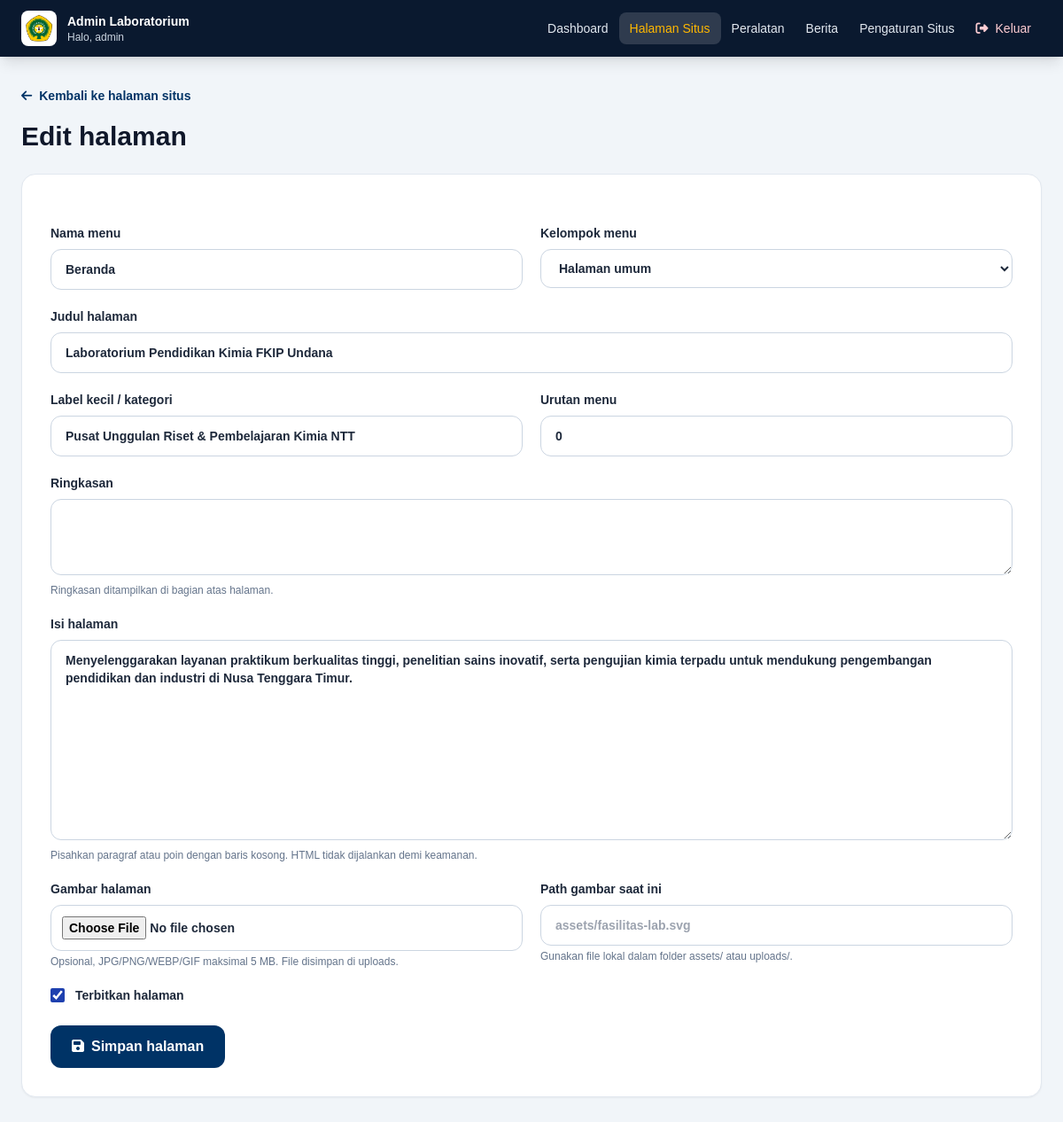
The app's page /admin/page-edit.php?slug=beranda (signed in) with its own data.
### tables this page shows
CREATE TABLE pages (
            id INTEGER PRIMARY KEY AUTOINCREMENT,
            slug TEXT NOT NULL UNIQUE,
            menu_label TEXT NOT NULL,
            nav_group TEXT NOT NULL DEFAULT "halaman",
            title TEXT NOT NULL,
            eyebrow TEXT NOT NULL DEFAULT "",
            intro TEXT NOT NULL DEFAULT "",
            body TEXT NOT NULL DEFAULT "",
            image_path TEXT NOT NULL DEFAULT "",
            published INTEGER NOT NULL DEFAULT 1,
            sort_order INTEGER NOT NULL DEFAULT 0,
            updated_at TEXT NOT NULL DEFAULT CURRENT_TIMESTAMP
        );

### app/bootstrap.php (called while the page is built, shortened)
<?php
function h($value)
{
    return htmlspecialchars((string) $value, ENT_QUOTES | ENT_SUBSTITUTE, 'UTF-8');
}

### admin/page-edit.php (the view, shortened to what this page needs)
<?php
require_once __DIR__ . '/bootstrap.php';
$slug = isset($_GET['slug']) && is_string($_GET['slug']) ? trim($_GET['slug']) : '';
$editing = $slug !== '';
$page = ['slug' => '', 'menu_label' => '', 'nav_group' => 'halaman', 'title' => '', 'eyebrow' => '', 'intro' => '', 'body' => '', 'image_path' => '', 'published' => 1, 'sort_order' => 20];
if ($editing) {
    $statement = $db->prepare('SELECT * FROM pages WHERE slug = ?');
    $statement->execute([$slug]);
    $page = $statement->fetch();
}
?>
<div class="mb-6"><a href="pages.php" class="text-sm font-bold text-undanaBlue hover:underline"><i class="fa-solid fa-arrow-left mr-2"></i>Kembali ke halaman situs</a><h1 class="mt-4 text-3xl font-extrabold text-slate-900"><?= $editing ? 'Edit halaman' : 'Tambah halaman' ?></h1></div>
<form method="post" enctype="multipart/form-data" class="space-y-6 rounded-2xl border border-slate-200 bg-white p-5 shadow-sm sm:p-8">
    <div class="grid gap-5 sm:grid-cols-2">
        <label class="block text-sm font-semibold">Nama menu<input name="menu_label" value="<?= h($page['menu_label']) ?>" class="mt-2 w-full rounded-xl border border-slate-300 px-4 py-3" required></label>
        <label class="block text-sm font-semibold">Kelompok menu<select name="nav_group" class="mt-2 w-full rounded-xl border border-slate-300 bg-white px-4 py-3"><option value="halaman" <?= $page['nav_group'] === 'halaman' ? 'selected' : '' ?>>Halaman umum</option></select></label>
        <label class="block text-sm font-semibold sm:col-span-2">Judul halaman<input name="title" value="<?= h($page['title']) ?>" class="mt-2 w-full rounded-xl border border-slate-300 px-4 py-3" required></label>
        <label class="block text-sm font-semibold">Label kecil / kategori<input name="eyebrow" value="<?= h($page['eyebrow']) ?>" class="mt-2 w-full rounded-xl border border-slate-300 px-4 py-3"></label>
        <label class="block text-sm font-semibold">Urutan menu<input type="number" min="0" name="sort_order" value="<?= (int) $page['sort_order'] ?>" class="mt-2 w-full rounded-xl border border-slate-300 px-4 py-3"></label>
        <label class="block text-sm font-semibold sm:col-span-2">Ringkasan<textarea name="intro" rows="3" class="mt-2 w-full rounded-xl border border-slate-300 px-4 py-3"><?= h(str_replace('|', "\n", $page['intro'])) ?></textarea><span class="mt-1 block text-xs font-normal text-slate-500">Ringkasan ditampilkan di bagian atas halaman.</span></label>
        <label class="block text-sm font-semibold sm:col-span-2">Isi halaman<textarea name="body" rows="10" class="mt-2 w-full rounded-xl border border-slate-300 px-4 py-3"><?= h(str_replace('|', "\n\n", $page['body'])) ?></textarea><span class="mt-1 block text-xs font-normal text-slate-500">Pisahkan paragraf atau poin dengan baris kosong. HTML tidak dijalankan demi keamanan.</span></label>
        <label class="block text-sm font-semibold">Gambar halaman<input type="file" name="image" accept="image/jpeg,image/png,image/webp,image/gif" class="mt-2 block w-full rounded-xl border border-slate-300 px-3 py-3 text-sm"><span class="mt-1 block text-xs font-normal text-slate-500">Opsional, JPG/PNG/WEBP/GIF maksimal 5 MB. File disimpan di uploads.</span></label>
        <label class="block text-sm font-semibold">Path gambar saat ini<input name="image_path" value="<?= h($page['image_path']) ?>" placeholder="assets/fasilitas-lab.svg" class="mt-2 w-full rounded-xl border border-slate-300 px-4 py-3"><span class="mt-1 block text-xs font-normal text-slate-500">Gunakan file lokal dalam folder assets/ atau uploads/.</span></label>
        <label class="flex items-center gap-3 text-sm font-semibold"><input type="checkbox" name="published" value="1" <?= $page['published'] ? 'checked' : '' ?> class="h-4 w-4 accent-blue-800">Terbitkan halaman</label>
    </div>
    <button class="rounded-xl bg-undanaBlue px-6 py-3 font-bold text-white hover:bg-blue-900"><i class="fa-solid fa-floppy-disk mr-2"></i>Simpan halaman</button>
</form>

### admin/bootstrap.php (style rules this page uses)
body { font-family:Arial,sans-serif }

### records on screen
pages: menu_label "Beranda", nav_group "Halaman umum", title "Laboratorium Pendidikan Kimia FKIP Undana", eyebrow "Pusat Unggulan Riset & Pembelajaran Kimia NTT", sort_order "0", body "Menyelenggarakan layanan praktikum berkualitas tinggi, penelitian sains inovatif, serta pengujian kimia terpadu untuk mendukung pengembangan pendidikan dan industri di Nusa Tenggara Timur.", published "☑"

### other values on screen
$adminName "admin"
$label "Dashboard"
$label "Halaman Situs"
$label "Peralatan"
$label "Berita"
$label "Pengaturan Situs"
